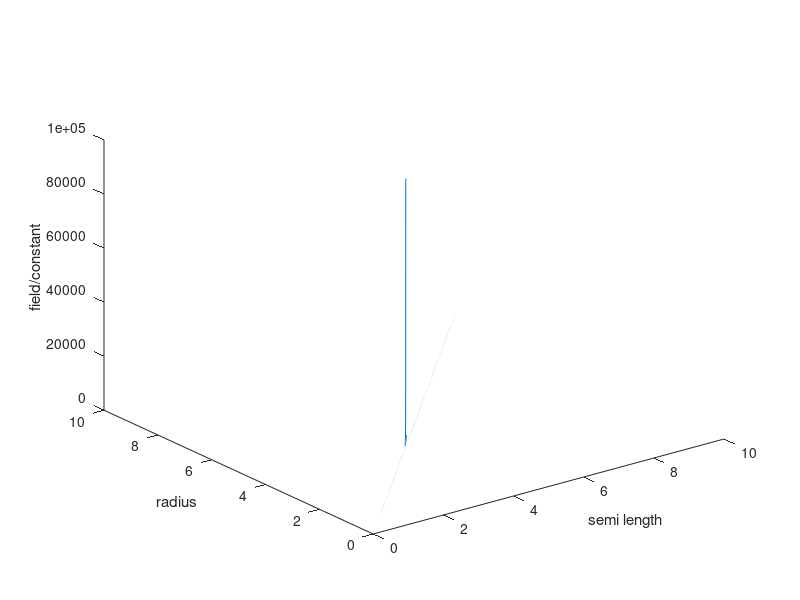

Reproduce this figure in MATLAB.
r=linspace(4,4,1000);
l=linspace(1,10,1000);
a=linspace(1,10,1000);

f=(2*r.*l.*a.*a)./(((r).^2-(l).^2).^2);

plot3(l,a,f)
xlabel('semi length')
ylabel('radius')
zlabel('field/constant')
